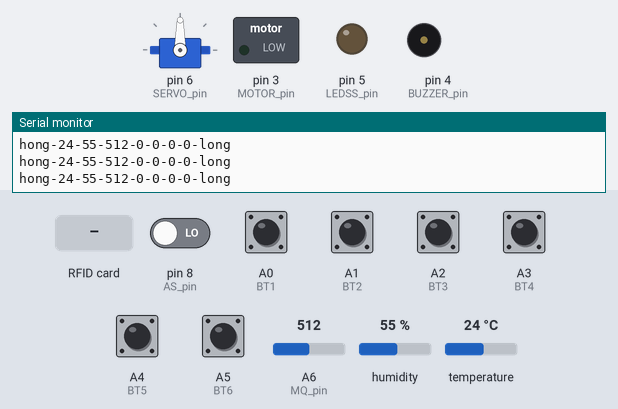
Recording of a sketch running on a simulated Arduino Nano, built with avr-gcc and run on an emulated ATmega328P. On the bench: servo, switched loads named in the sketch (green lamp = pin HIGH), output pins drawn as LEDs (lit = HIGH), buzzer (waves = sounding, pin HIGH), the last lines printed to the serial monitor. The test bench sets the inputs (shaded band); at power-on: A0 (BT1), A1 (BT2), A2 (BT3), A3 (BT4), A4 (BT5), A5 (BT6) HIGH, pin 8 (AS_pin) LOW, A6 (MQ_pin) = 512, humidity 55 %, temperature 24 °C. Pins used as bus, display or sensor lines are not drawn.

Above: at 1.2 s.
1.3 s: RFID card 0B 70 81 22 held to the reader
At 3.2 s:
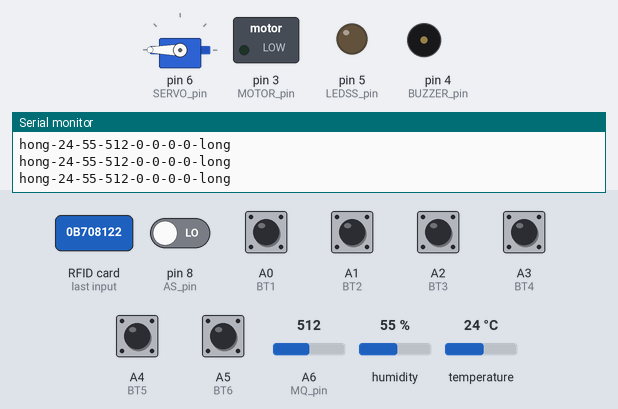
4.0 s: A0 (BT1) pulled LOW for 0.15 s
At 5.6 s:
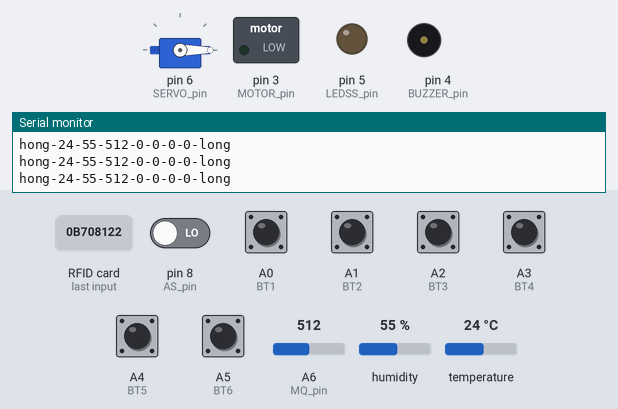
5.9 s: A1 (BT2) pulled LOW for 0.15 s
At 6.6 s:
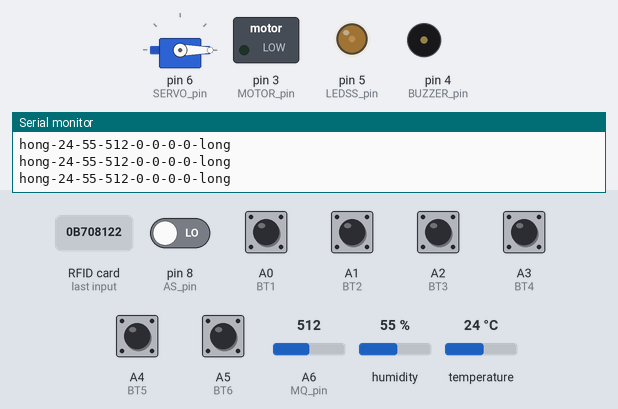
7.8 s: A2 (BT3) pulled LOW for 1 s
At 9.9 s:
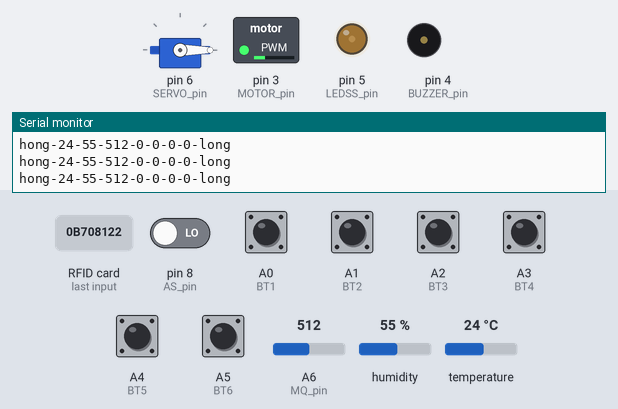
10.5 s: A3 (BT4) pulled LOW for 0.15 s
At 10.8 s:
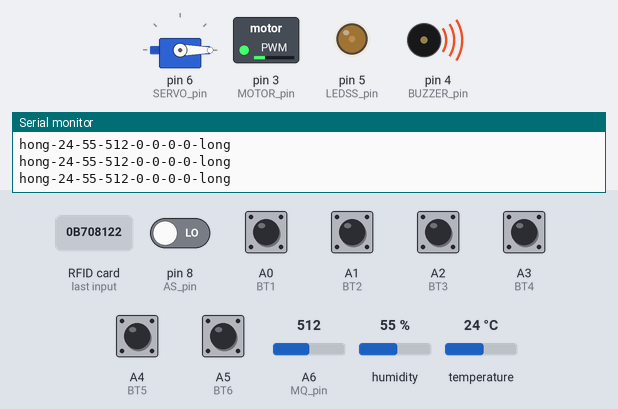
12.4 s: A1 (BT2) pulled LOW for 1 s
At 14.9 s:
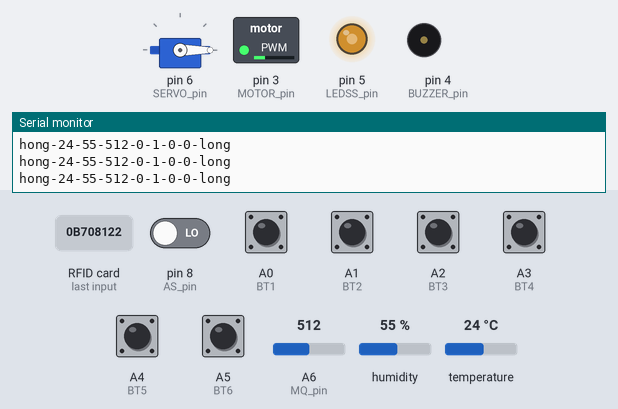
Timing chart, 0 to 16.1 s (numbered marks = the images above; inputs shaded):
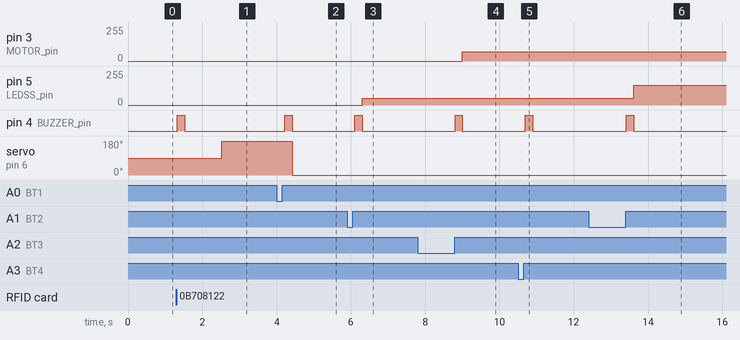

Measured:
- after the input at 1.3 s, pin 4 (BUZZER_pin): LOW → HIGH at once, → LOW 0.20 s later; servo on pin 6 (SERVO_pin): 90° → 180° after 1.2 s
- after the input at 4.0 s, pin 4 (BUZZER_pin): LOW → HIGH after 0.22 s, → LOW 0.20 s later; servo on pin 6 (SERVO_pin): 180° → 0° after 0.42 s
- after the input at 5.9 s, pin 5 (LEDSS_pin): 0/255 → 50/255 after 0.40 s; pin 4 (BUZZER_pin): LOW → HIGH after 0.20 s, → LOW 0.20 s later
- after the input at 7.8 s, pin 3 (MOTOR_pin): 0/255 → 70/255 after 1.2 s; pin 4 (BUZZER_pin): LOW → HIGH after 1.0 s, → LOW 0.20 s later
- after the input at 10.5 s, pin 4 (BUZZER_pin): LOW → HIGH after 0.20 s, → LOW 0.20 s later
- after the input at 12.4 s, pin 5 (LEDSS_pin): 50/255 → 150/255 after 1.2 s; pin 4 (BUZZER_pin): LOW → HIGH after 1.0 s, → LOW 0.20 s later

The sketch:

nano.ino
```cpp
#include "data.h"
#include "rfid_sensor.h"
#include "uart.h"
#include "control.h"

void setup() {
  rfid_sensor::setup();
  uart::setup();
  control::setup();
}

void loop() {
  uart::writeUART();

  if (rfid_sensor::readBT(1) || rfid_sensor::checkFakeCard(valid_id)) // cua
  {
    cua = !cua;
    if (cua) control::controlServo(DOOROPEN);
    else control::controlServo(DOORCLOSE);
  }
  if (rfid_sensor::readBT(2)) // led ss
  {
    ledss = (ledss + 1) & 3;
    control::controlLedSS(ledss);
  }
  if (rfid_sensor::readBT(3)) // quat
  {
    quat = (quat + 1) & 3;
    control::controlMotor(quat);
  }
  if (rfid_sensor::readBT(4)) // tivi
  {
    tivi = !tivi;
  }
  if (rfid_sensor::readBT(5)) // may lanh
  {
    maylanh = !maylanh;
  }
  if (rfid_sensor::readBT(6)) // den
  {
    den = !den;
  }
}
```

control.h
```cpp
#pragma once

#include "Servo.h"

namespace control
{
Servo servo;

void setup()
{
  pinMode(BUZZER_pin, OUTPUT);
  servo.attach(SERVO_pin);
  //  servo.write(0);
}

void controlMotor(const uint8_t& value)
{
  switch (value)
  {
    case 0:
      analogWrite(MOTOR_pin, 0);
      break;
    case 1:
      analogWrite(MOTOR_pin, 70);
      break;
    case 2:
      analogWrite(MOTOR_pin, 100);
      break;
    case 3:
      analogWrite(MOTOR_pin, 255);
      break;
  }
}

void controlLedSS(const uint8_t& value)
{
  switch (value)
  {
    case 0:
      analogWrite(LEDSS_pin, 0);
      break;
    case 1:
      analogWrite(LEDSS_pin, 50);
      break;
    case 2:
      analogWrite(LEDSS_pin, 150);
      break;
    case 3:
      analogWrite(LEDSS_pin, 255);
      break;
  }
}

void controlBuzzer(const bool& value)
{
  digitalWrite(BUZZER_pin, value);
}

void controlServo(const uint8_t& value)
{
  servo.write(value);
}
}
```

data.h
```cpp
#pragma once

#define SDA_pin   10
#define RST_pin   9

#define AS_pin    8
#define DHT_pin   7
#define MQ_pin    A6

#define BT1   A0  // cua
#define BT2   A1  // led ss
#define BT3   A2  // quat
#define BT4   A3  // tivi
#define BT5   A4  // may lanh
#define BT6   A5  // den

#define MOTOR_pin     3
#define BUZZER_pin    4
#define LEDSS_pin     5
#define SERVO_pin     6

#define DOOROPEN    180
#define DOORCLOSE   0

#define HEADER    "hong"
#define TRAILER   "long"

bool isWriteUART = false, den = false, maylanh = false, tivi = false, cua = false;
uint8_t quat = 0, ledss = 0;

uint8_t valid_id[][4] = { { 0x0b, 0x70, 0x81, 0x22}, { 0xe9, 0xb9, 0xbd, 0x6e} };
```

rfid_sensor.h
```cpp
#pragma once

#include <DHT.h>
#include <SPI.h>
#include <MFRC522.h>
#include "control.h"

namespace rfid_sensor
{
DHT dht(DHT_pin, DHT11);
MFRC522 mfrc522(SDA_pin, RST_pin);

void setup()
{
  pinMode(AS_pin, INPUT);
  pinMode(BT1, INPUT_PULLUP);
  pinMode(BT2, INPUT_PULLUP);
  pinMode(BT3, INPUT_PULLUP);
  pinMode(BT4, INPUT_PULLUP);
  pinMode(BT5, INPUT_PULLUP);
  pinMode(BT6, INPUT_PULLUP);

  dht.begin();
  SPI.begin();
  mfrc522.PCD_Init();
}

bool readAS()
{
  return digitalRead(AS_pin);
}

uint16_t readMQ()
{
  return analogRead(MQ_pin);
}

void readDHT(uint8_t& temp, uint8_t& hum)
{
  temp = dht.readTemperature();
  hum = dht.readHumidity();
}

bool readBT(const uint8_t& index)
{
  uint8_t list[7] = { 0, BT1, BT2, BT3, BT4, BT5, BT6};
  bool isPress = false;

  while (!digitalRead(list[index]))
  {
    isPress = true;
    delay(100);
  }

  if (isPress)
  {
    control::controlBuzzer(1);
    delay(200);
    control::controlBuzzer(0);
  }

  return isPress;
}

void readRC522(uint8_t id[]) {
  if (!mfrc522.PICC_IsNewCardPresent()) return;
  if (!mfrc522.PICC_ReadCardSerial()) return;
  id[0] = mfrc522.uid.uidByte[0];
  id[1] = mfrc522.uid.uidByte[1];
  id[2] = mfrc522.uid.uidByte[2];
  id[3] = mfrc522.uid.uidByte[3];
}

bool checkFakeCard(uint8_t valid_card[][4])
{
  uint8_t id[] = { 0, 0, 0, 0 }, count = 0;
  readRC522(id);

  for (uint8_t row = 0; row < sizeof(valid_card); row++)
  {
    for (uint8_t i = 0; i < 4; i++)
    {
      if (id[i] == valid_card[row][i]) count++;
    }

    if (count == 4)
    {
      control::controlBuzzer(1);
      delay(200);
      control::controlBuzzer(0);
      delay(1000);
      return true;
    }
    else count = 0;
  }

  //  control::controlBuzzer(1);
  //  delay(100);
  //  control::controlBuzzer(0);
  //  delay(200);
  //  control::controlBuzzer(1);
  //  delay(100);
  //  control::controlBuzzer(0);

  return false;
}

}
```

uart.h
```cpp
#pragma once

namespace uart
{
void setup()
{
  Serial.begin(9600);
}

void writeUART()
{
  // Packet format: hong-nhietdo-doam-khigas-as-bt4-bt5-bt6-long

  uint8_t temp, hum;
  rfid_sensor::readDHT(temp, hum);
  auto gas = rfid_sensor::readMQ();
  auto as = rfid_sensor::readAS();

  String data_str = String(HEADER) + "-" + temp + "-" + hum + "-" + gas + "-" + as + "-" + tivi + "-" + maylanh + "-" + den + "-" + TRAILER + "\n";

  Serial.print(data_str);
}
}
```
